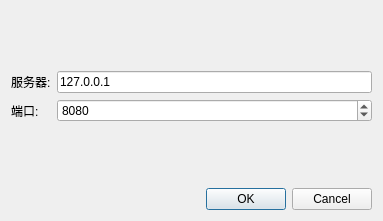
<?xml version="1.0" encoding="UTF-8"?>
<ui version="4.0">
 <class>Proxy</class>
 <widget class="QDialog" name="Proxy">
  <property name="geometry">
   <rect>
    <x>0</x>
    <y>0</y>
    <width>383</width>
    <height>221</height>
   </rect>
  </property>
  <property name="windowTitle">
   <string>Dialog</string>
  </property>
  <layout class="QGridLayout" name="gridLayout">
   <item row="1" column="0">
    <widget class="QDialogButtonBox" name="buttonBox">
     <property name="orientation">
      <enum>Qt::Orientation::Horizontal</enum>
     </property>
     <property name="standardButtons">
      <set>QDialogButtonBox::StandardButton::Cancel|QDialogButtonBox::StandardButton::Ok</set>
     </property>
    </widget>
   </item>
   <item row="0" column="0">
    <layout class="QFormLayout" name="formLayout">
     <property name="formAlignment">
      <set>Qt::AlignmentFlag::AlignCenter</set>
     </property>
     <item row="0" column="0">
      <widget class="QLabel" name="iPLabel">
       <property name="text">
        <string>服务器:</string>
       </property>
      </widget>
     </item>
     <item row="0" column="1">
      <widget class="QLineEdit" name="iPLineEdit">
       <property name="minimumSize">
        <size>
         <width>200</width>
         <height>0</height>
        </size>
       </property>
       <property name="text">
        <string>127.0.0.1</string>
       </property>
      </widget>
     </item>
     <item row="1" column="0">
      <widget class="QLabel" name="Label">
       <property name="text">
        <string>端口:</string>
       </property>
      </widget>
     </item>
     <item row="1" column="1">
      <widget class="QSpinBox" name="SpinBox">
       <property name="minimumSize">
        <size>
         <width>100</width>
         <height>0</height>
        </size>
       </property>
       <property name="maximum">
        <number>65535</number>
       </property>
       <property name="value">
        <number>8080</number>
       </property>
      </widget>
     </item>
    </layout>
   </item>
  </layout>
 </widget>
 <resources/>
 <connections>
  <connection>
   <sender>buttonBox</sender>
   <signal>accepted()</signal>
   <receiver>Proxy</receiver>
   <slot>accept()</slot>
   <hints>
    <hint type="sourcelabel">
     <x>248</x>
     <y>254</y>
    </hint>
    <hint type="destinationlabel">
     <x>157</x>
     <y>274</y>
    </hint>
   </hints>
  </connection>
  <connection>
   <sender>buttonBox</sender>
   <signal>rejected()</signal>
   <receiver>Proxy</receiver>
   <slot>reject()</slot>
   <hints>
    <hint type="sourcelabel">
     <x>316</x>
     <y>260</y>
    </hint>
    <hint type="destinationlabel">
     <x>286</x>
     <y>274</y>
    </hint>
   </hints>
  </connection>
 </connections>
</ui>
